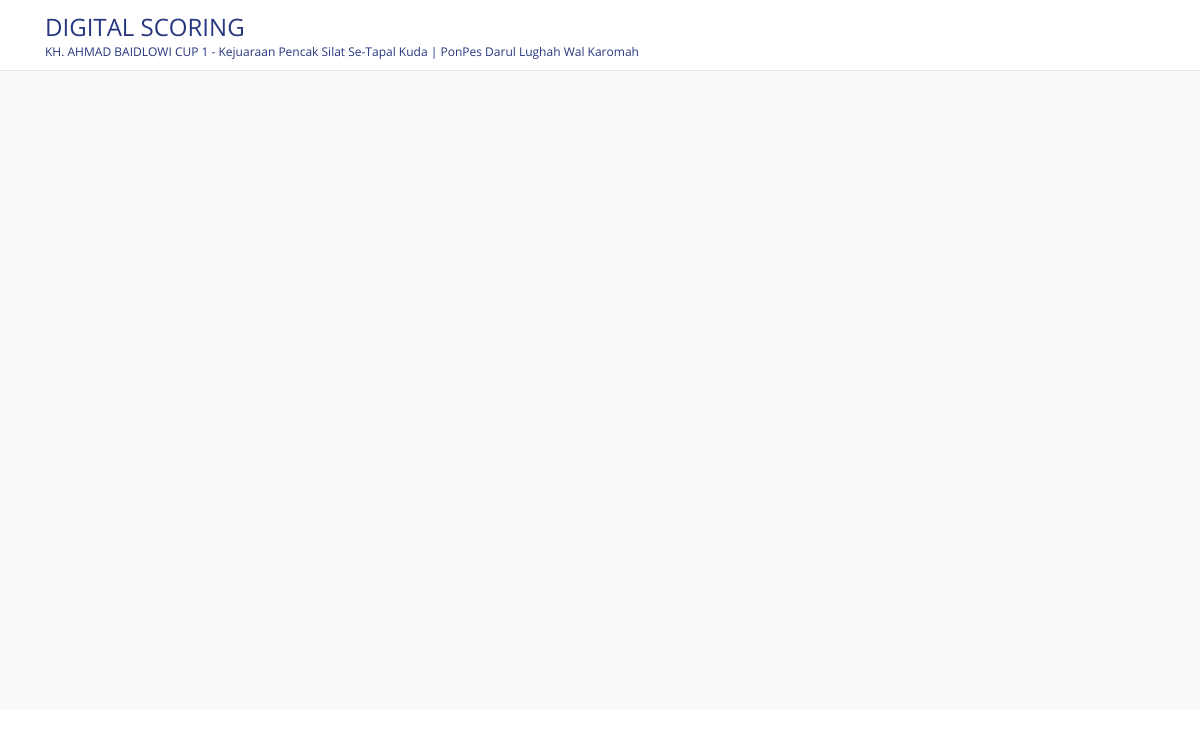
Before: /index.php/tampil with the older database file.
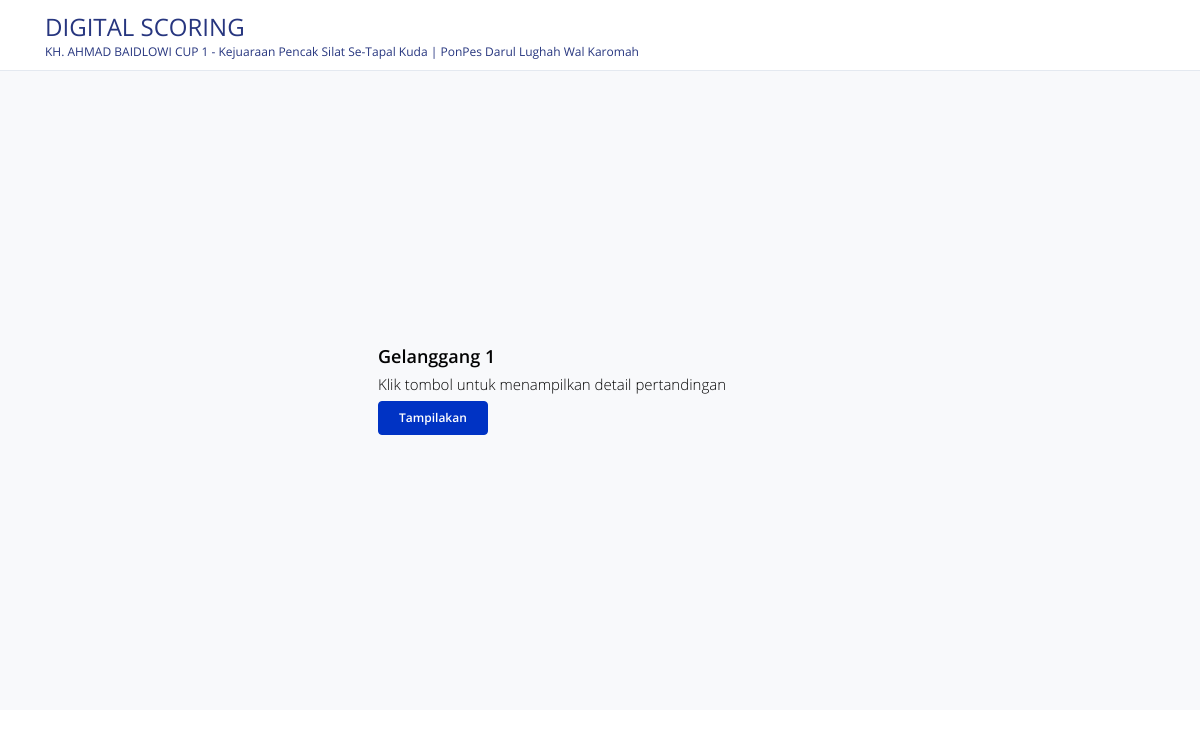
After: the same page with the newer database file.
### tables this page shows
CREATE TABLE `tanding` (
  `id_tanding` varchar(100) NOT NULL,
  `id_partai` varchar(100) NOT NULL,
  `wasit` varchar(100) NOT NULL,
  `juri1` varchar(100) NOT NULL,
  `juri2` varchar(100) NOT NULL,
  `juri3` varchar(100) NOT NULL,
  `juri4` varchar(100) NOT NULL,
  `juri5` varchar(100) NOT NULL,
  `status` enum('belum','berjalan','dijeda','selesai') NOT NULL,
  `aktif` enum('N','Y') NOT NULL,
  `gel` int(11) NOT NULL,
  `babak` int(11) NOT NULL
);

### application/controllers/Tampil.php (called while the page is built, shortened)
<?php
class Tampil extends CI_Controller
{
    public function __construct()
    {
        $this->load->model('Modeldata', 'model');
    }
    public function index()
    {
        $data['jadwal'] = $this->db->query("SELECT * FROM tanding WHERE aktif = 'Y' ")->result();
        $this->load->view('tampil', $data);
    }
}

### index.php (called while the page is built, shortened)
<?php
require_once BASEPATH.'core/CodeIgniter.php';

### application/views/tampil.php (the view, shortened to what this page needs)
<!DOCTYPE html>
<html lang="en">
<head>
    <link rel="stylesheet" href="<?= base_url() ?>assets/vendors/mdi/css/materialdesignicons.min.css">
    <link rel="stylesheet" href="<?= base_url() ?>assets/vendors/flag-icon-css/css/flag-icon.min.css">
    <link rel="stylesheet" href="<?= base_url() ?>assets/vendors/css/vendor.bundle.base.css">
    <link rel="stylesheet" href="<?= base_url() ?>assets/css/demo_2/style.css" />
    <link rel="stylesheet" href="<?= base_url() ?>assets/DataTables/datatables.min.css" />
    <link rel="stylesheet" href="<?= base_url() ?>assets/iziToast/dist/css/iziToast.min.css" />
</head>
<body>
    <div class="container-scroller">
        <div class="horizontal-menu">
            <nav class="navbar top-navbar col-lg-12 col-12 p-0">
                <div class="container">
                    <div class="text-center navbar-brand-wrapper d-flex align-items-center justify-content-center">
                        <a class="navbar-brand brand-logo" href="<?= base_url() ?>">
                            DIGITAL SCORING
                            <span class="font-12 d-block font-weight">KH. AHMAD BAIDLOWI CUP 1 - Kejuaraan Pencak Silat Se-Tapal Kuda | PonPes Darul Lughah Wal Karomah </span>
                        </a>
                    </div>
                    <div class="navbar-menu-wrapper d-flex align-items-center justify-content-end">
                    </div>
                </div>
            </nav>
        </div>
        <div class="container-fluid page-body-wrapper">
            <div class="main-panel">
                <div class="content-wrapper d-flex align-items-center auth">
                    <div class="row flex-grow">
                        <?php foreach ($jadwal as $jdwl) : ?>
                            <div class="col-lg-6 mx-auto">
                                <div class="auth-form-light text-left p-5">
                                    <h4>Gelanggang <?= $jdwl->gel ?></h4>
                                    <h6 class="font-weight-light">Klik tombol untuk menampilkan detail pertandingan</h6>
                                    <button class="btn btn-primary" onclick="window.location='<?= base_url('tampil/gel/' . $jdwl->gel) ?>' ">Tampilakan</button>
                                </div>
                            </div>
                        <?php endforeach ?>
                    </div>
                </div>
            </div>
        </div>
    </div>
</body>
</html>

Changed rows visible on the page:
added tanding: gel "1"
